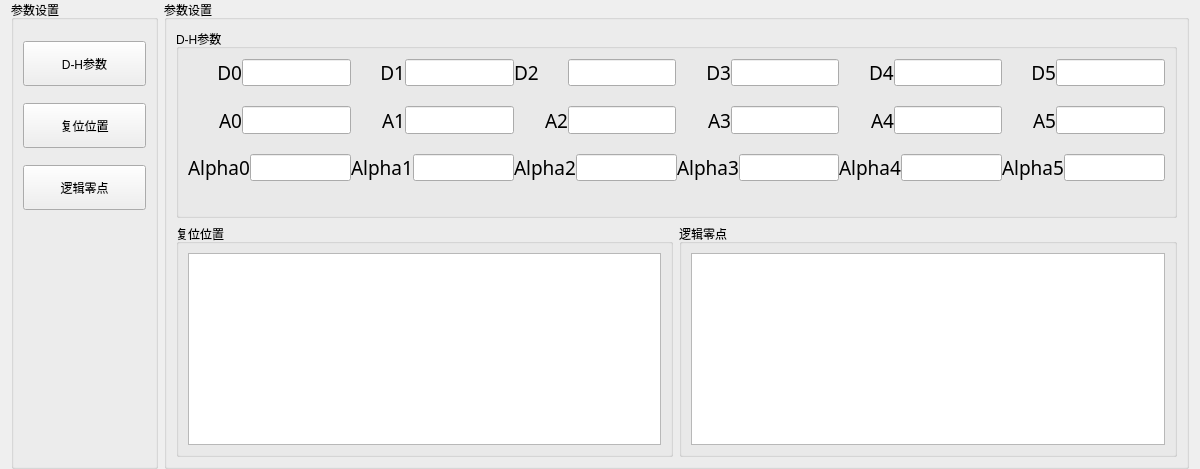
     <widget class="QWidget" name="paramPage">
      <layout class="QHBoxLayout" name="horizontalLayout_17" stretch="1,7">
       <property name="topMargin">
        <number>0</number>
       </property>
       <property name="bottomMargin">
        <number>0</number>
       </property>
       <item>
        <widget class="QGroupBox" name="groupBox_27">
         <property name="title">
          <string>参数设置</string>
         </property>
         <layout class="QVBoxLayout" name="verticalLayout_10" stretch="0,0,0,0">
          <property name="spacing">
           <number>17</number>
          </property>
          <property name="leftMargin">
           <number>9</number>
          </property>
          <property name="topMargin">
           <number>21</number>
          </property>
          <item>
           <widget class="QPushButton" name="pushButton_21">
            <property name="sizePolicy">
             <sizepolicy hsizetype="Minimum" vsizetype="Preferred">
              <horstretch>0</horstretch>
              <verstretch>0</verstretch>
             </sizepolicy>
            </property>
            <property name="minimumSize">
             <size>
              <width>3</width>
              <height>45</height>
             </size>
            </property>
            <property name="text">
             <string>D-H参数</string>
            </property>
           </widget>
          </item>
          <item>
           <widget class="QPushButton" name="pushButton_19">
            <property name="sizePolicy">
             <sizepolicy hsizetype="Minimum" vsizetype="Preferred">
              <horstretch>0</horstretch>
              <verstretch>0</verstretch>
             </sizepolicy>
            </property>
            <property name="minimumSize">
             <size>
              <width>0</width>
              <height>45</height>
             </size>
            </property>
            <property name="text">
             <string>复位位置</string>
            </property>
           </widget>
          </item>
          <item>
           <widget class="QPushButton" name="pushButton_29">
            <property name="sizePolicy">
             <sizepolicy hsizetype="Minimum" vsizetype="Preferred">
              <horstretch>0</horstretch>
              <verstretch>0</verstretch>
             </sizepolicy>
            </property>
            <property name="minimumSize">
             <size>
              <width>0</width>
              <height>45</height>
             </size>
            </property>
            <property name="text">
             <string>逻辑零点</string>
            </property>
           </widget>
          </item>
          <item>
           <spacer name="verticalSpacer">
            <property name="orientation">
             <enum>Qt::Vertical</enum>
            </property>
            <property name="sizeHint" stdset="0">
             <size>
              <width>20</width>
              <height>238</height>
             </size>
            </property>
           </spacer>
          </item>
         </layout>
        </widget>
       </item>
       <item>
        <widget class="QGroupBox" name="groupBox_28">
         <property name="title">
          <string>参数设置</string>
         </property>
         <layout class="QGridLayout" name="gridLayout_24">
          <property name="topMargin">
           <number>9</number>
          </property>
          <property name="bottomMargin">
           <number>9</number>
          </property>
          <property name="spacing">
           <number>6</number>
          </property>
          <item row="0" column="0" colspan="2">
           <widget class="QGroupBox" name="groupBox_29">
            <property name="title">
             <string>D-H参数</string>
            </property>
            <layout class="QVBoxLayout" name="verticalLayout_11" stretch="2,2,2,1">
             <property name="spacing">
              <number>0</number>
             </property>
             <property name="topMargin">
              <number>0</number>
             </property>
             <property name="bottomMargin">
              <number>0</number>
             </property>
             <item>
              <layout class="QHBoxLayout" name="horizontalLayout_18" stretch="1,2,1,2,1,2,1,2,1,2,1,2">
               <property name="topMargin">
                <number>10</number>
               </property>
               <property name="bottomMargin">
                <number>10</number>
               </property>
               <item>
                <widget class="QLabel" name="label_161">
                 <property name="minimumSize">
                  <size>
                   <width>0</width>
                   <height>0</height>
                  </size>
                 </property>
                 <property name="font">
                  <font>
                   <family>楷体</family>
                   <pointsize>14</pointsize>
                  </font>
                 </property>
                 <property name="layoutDirection">
                  <enum>Qt::RightToLeft</enum>
                 </property>
                 <property name="text">
                  <string>D0</string>
                 </property>
                 <property name="alignment">
                  <set>Qt::AlignRight|Qt::AlignTrailing|Qt::AlignVCenter</set>
                 </property>
                </widget>
               </item>
               <item>
                <widget class="QLineEdit" name="lineEdit_4">
                 <property name="sizePolicy">
                  <sizepolicy hsizetype="Expanding" vsizetype="Preferred">
                   <horstretch>0</horstretch>
                   <verstretch>0</verstretch>
                  </sizepolicy>
                 </property>
                </widget>
               </item>
               <item>
                <widget class="QLabel" name="label_162">
                 <property name="font">
                  <font>
                   <family>楷体</family>
                   <pointsize>14</pointsize>
                  </font>
                 </property>
                 <property name="styleSheet">
                  <string notr="true"/>
                 </property>
                 <property name="text">
                  <string>D1</string>
                 </property>
                 <property name="alignment">
                  <set>Qt::AlignRight|Qt::AlignTrailing|Qt::AlignVCenter</set>
                 </property>
                </widget>
               </item>
               <item>
                <widget class="QLineEdit" name="lineEdit_5">
                 <property name="sizePolicy">
                  <sizepolicy hsizetype="Expanding" vsizetype="Preferred">
                   <horstretch>0</horstretch>
                   <verstretch>0</verstretch>
                  </sizepolicy>
                 </property>
                </widget>
               </item>
               <item>
                <widget class="QLabel" name="label_163">
                 <property name="font">
                  <font>
                   <family>楷体</family>
                   <pointsize>14</pointsize>
                  </font>
                 </property>
                 <property name="layoutDirection">
                  <enum>Qt::LeftToRight</enum>
                 </property>
                 <property name="text">
                  <string>D2</string>
                 </property>
                </widget>
               </item>
               <item>
                <widget class="QLineEdit" name="lineEdit_6">
                 <property name="sizePolicy">
                  <sizepolicy hsizetype="Expanding" vsizetype="Preferred">
                   <horstretch>0</horstretch>
                   <verstretch>0</verstretch>
                  </sizepolicy>
                 </property>
                </widget>
               </item>
               <item>
                <widget class="QLabel" name="label_164">
                 <property name="font">
                  <font>
                   <family>楷体</family>
                   <pointsize>14</pointsize>
                  </font>
                 </property>
                 <property name="text">
                  <string>D3</string>
                 </property>
                 <property name="alignment">
                  <set>Qt::AlignRight|Qt::AlignTrailing|Qt::AlignVCenter</set>
                 </property>
                </widget>
               </item>
               <item>
                <widget class="QLineEdit" name="lineEdit_7">
                 <property name="sizePolicy">
                  <sizepolicy hsizetype="Expanding" vsizetype="Preferred">
                   <horstretch>0</horstretch>
                   <verstretch>0</verstretch>
                  </sizepolicy>
                 </property>
                </widget>
               </item>
               <item alignment="Qt::AlignRight">
                <widget class="QLabel" name="label_166">
                 <property name="font">
                  <font>
                   <family>楷体</family>
                   <pointsize>14</pointsize>
                  </font>
                 </property>
                 <property name="text">
                  <string>D4</string>
                 </property>
                </widget>
               </item>
               <item>
                <widget class="QLineEdit" name="lineEdit_9">
                 <property name="sizePolicy">
                  <sizepolicy hsizetype="Expanding" vsizetype="Preferred">
                   <horstretch>0</horstretch>
                   <verstretch>0</verstretch>
                  </sizepolicy>
                 </property>
                </widget>
               </item>
               <item>
                <widget class="QLabel" name="label_165">
                 <property name="font">
                  <font>
                   <family>楷体</family>
                   <pointsize>14</pointsize>
                   <weight>50</weight>
                   <bold>false</bold>
                  </font>
                 </property>
                 <property name="layoutDirection">
                  <enum>Qt::LeftToRight</enum>
                 </property>
                 <property name="text">
                  <string>D5</string>
                 </property>
                 <property name="alignment">
                  <set>Qt::AlignRight|Qt::AlignTrailing|Qt::AlignVCenter</set>
                 </property>
                </widget>
               </item>
               <item>
                <widget class="QLineEdit" name="lineEdit_8">
                 <property name="sizePolicy">
                  <sizepolicy hsizetype="Expanding" vsizetype="Preferred">
                   <horstretch>0</horstretch>
                   <verstretch>0</verstretch>
                  </sizepolicy>
                 </property>
                </widget>
               </item>
              </layout>
             </item>
             <item>
              <layout class="QHBoxLayout" name="horizontalLayout_19" stretch="1,2,1,2,1,2,1,2,1,2,1,2">
               <property name="topMargin">
                <number>10</number>
               </property>
               <property name="bottomMargin">
                <number>10</number>
               </property>
               <item alignment="Qt::AlignRight">
                <widget class="QLabel" name="label_167">
                 <property name="minimumSize">
                  <size>
                   <width>0</width>
                   <height>0</height>
                  </size>
                 </property>
                 <property name="font">
                  <font>
                   <family>楷体</family>
                   <pointsize>14</pointsize>
                  </font>
                 </property>
                 <property name="text">
                  <string>A0</string>
                 </property>
                </widget>
               </item>
               <item>
                <widget class="QLineEdit" name="lineEdit_10">
                 <property name="sizePolicy">
                  <sizepolicy hsizetype="Expanding" vsizetype="Preferred">
                   <horstretch>0</horstretch>
                   <verstretch>0</verstretch>
                  </sizepolicy>
                 </property>
                </widget>
               </item>
               <item alignment="Qt::AlignRight">
                <widget class="QLabel" name="label_168">
                 <property name="font">
                  <font>
                   <family>楷体</family>
                   <pointsize>14</pointsize>
                  </font>
                 </property>
                 <property name="text">
                  <string>A1</string>
                 </property>
                </widget>
               </item>
               <item>
                <widget class="QLineEdit" name="lineEdit_11">
                 <property name="sizePolicy">
                  <sizepolicy hsizetype="Expanding" vsizetype="Preferred">
                   <horstretch>0</horstretch>
                   <verstretch>0</verstretch>
                  </sizepolicy>
                 </property>
                </widget>
               </item>
               <item alignment="Qt::AlignRight">
                <widget class="QLabel" name="label_169">
                 <property name="font">
                  <font>
                   <family>楷体</family>
                   <pointsize>14</pointsize>
                  </font>
                 </property>
                 <property name="text">
                  <string>A2</string>
                 </property>
                </widget>
               </item>
               <item>
                <widget class="QLineEdit" name="lineEdit_12">
                 <property name="sizePolicy">
                  <sizepolicy hsizetype="Expanding" vsizetype="Preferred">
                   <horstretch>0</horstretch>
                   <verstretch>0</verstretch>
                  </sizepolicy>
                 </property>
                </widget>
               </item>
               <item alignment="Qt::AlignRight">
                <widget class="QLabel" name="label_170">
                 <property name="font">
                  <font>
                   <family>楷体</family>
                   <pointsize>14</pointsize>
                  </font>
                 </property>
                 <property name="text">
                  <string>A3</string>
                 </property>
                </widget>
               </item>
               <item>
                <widget class="QLineEdit" name="lineEdit_13">
                 <property name="sizePolicy">
                  <sizepolicy hsizetype="Expanding" vsizetype="Preferred">
                   <horstretch>0</horstretch>
                   <verstretch>0</verstretch>
                  </sizepolicy>
                 </property>
                </widget>
               </item>
               <item alignment="Qt::AlignRight">
                <widget class="QLabel" name="label_171">
                 <property name="font">
                  <font>
                   <family>楷体</family>
                   <pointsize>14</pointsize>
                  </font>
                 </property>
                 <property name="text">
                  <string>A4</string>
                 </property>
                </widget>
               </item>
               <item>
                <widget class="QLineEdit" name="lineEdit_14">
                 <property name="sizePolicy">
                  <sizepolicy hsizetype="Expanding" vsizetype="Preferred">
                   <horstretch>0</horstretch>
                   <verstretch>0</verstretch>
                  </sizepolicy>
                 </property>
                </widget>
               </item>
               <item alignment="Qt::AlignRight">
                <widget class="QLabel" name="label_172">
                 <property name="font">
                  <font>
                   <family>楷体</family>
                   <pointsize>14</pointsize>
                  </font>
                 </property>
                 <property name="text">
                  <string>A5</string>
                 </property>
                </widget>
               </item>
               <item>
                <widget class="QLineEdit" name="lineEdit_15">
                 <property name="sizePolicy">
                  <sizepolicy hsizetype="Expanding" vsizetype="Preferred">
                   <horstretch>0</horstretch>
                   <verstretch>0</verstretch>
                  </sizepolicy>
                 </property>
                </widget>
               </item>
              </layout>
             </item>
             <item>
              <layout class="QHBoxLayout" name="horizontalLayout_20">
               <property name="topMargin">
                <number>10</number>
               </property>
               <property name="bottomMargin">
                <number>10</number>
               </property>
               <item>
                <widget class="QLabel" name="label_173">
                 <property name="font">
                  <font>
                   <family>楷体</family>
                   <pointsize>14</pointsize>
                  </font>
                 </property>
                 <property name="text">
                  <string>Alpha0</string>
                 </property>
                </widget>
               </item>
               <item>
                <widget class="QLineEdit" name="lineEdit_16">
                 <property name="sizePolicy">
                  <sizepolicy hsizetype="Expanding" vsizetype="Preferred">
                   <horstretch>0</horstretch>
                   <verstretch>0</verstretch>
                  </sizepolicy>
                 </property>
                </widget>
               </item>
               <item>
                <widget class="QLabel" name="label_178">
                 <property name="font">
                  <font>
                   <family>楷体</family>
                   <pointsize>14</pointsize>
                  </font>
                 </property>
                 <property name="text">
                  <string>Alpha1</string>
                 </property>
                </widget>
               </item>
               <item>
                <widget class="QLineEdit" name="lineEdit_21">
                 <property name="sizePolicy">
                  <sizepolicy hsizetype="Expanding" vsizetype="Preferred">
                   <horstretch>0</horstretch>
                   <verstretch>0</verstretch>
                  </sizepolicy>
                 </property>
                </widget>
               </item>
               <item>
                <widget class="QLabel" name="label_174">
                 <property name="font">
                  <font>
                   <family>楷体</family>
                   <pointsize>14</pointsize>
                  </font>
                 </property>
                 <property name="text">
                  <string>Alpha2</string>
                 </property>
                </widget>
               </item>
               <item>
                <widget class="QLineEdit" name="lineEdit_17">
                 <property name="sizePolicy">
                  <sizepolicy hsizetype="Expanding" vsizetype="Preferred">
                   <horstretch>0</horstretch>
                   <verstretch>0</verstretch>
                  </sizepolicy>
                 </property>
                </widget>
               </item>
               <item>
                <widget class="QLabel" name="label_175">
                 <property name="font">
                  <font>
                   <family>楷体</family>
                   <pointsize>14</pointsize>
                  </font>
                 </property>
                 <property name="text">
                  <string>Alpha3</string>
                 </property>
                </widget>
               </item>
               <item>
                <widget class="QLineEdit" name="lineEdit_20">
                 <property name="sizePolicy">
                  <sizepolicy hsizetype="Expanding" vsizetype="Preferred">
                   <horstretch>0</horstretch>
                   <verstretch>0</verstretch>
                  </sizepolicy>
                 </property>
                </widget>
               </item>
               <item>
                <widget class="QLabel" name="label_177">
                 <property name="font">
                  <font>
                   <family>楷体</family>
                   <pointsize>14</pointsize>
                  </font>
                 </property>
                 <property name="text">
                  <string>Alpha4</string>
                 </property>
                </widget>
               </item>
               <item>
                <widget class="QLineEdit" name="lineEdit_18">
                 <property name="sizePolicy">
                  <sizepolicy hsizetype="Expanding" vsizetype="Preferred">
                   <horstretch>0</horstretch>
                   <verstretch>0</verstretch>
                  </sizepolicy>
                 </property>
                </widget>
               </item>
               <item>
                <widget class="QLabel" name="label_176">
                 <property name="font">
                  <font>
                   <family>楷体</family>
                   <pointsize>14</pointsize>
                  </font>
                 </property>
                 <property name="text">
                  <string>Alpha5</string>
                 </property>
                </widget>
               </item>
               <item>
                <widget class="QLineEdit" name="lineEdit_19">
                 <property name="sizePolicy">
                  <sizepolicy hsizetype="Expanding" vsizetype="Preferred">
                   <horstretch>0</horstretch>
                   <verstretch>0</verstretch>
                  </sizepolicy>
                 </property>
                </widget>
               </item>
              </layout>
             </item>
             <item>
              <spacer name="verticalSpacer_2">
               <property name="orientation">
                <enum>Qt::Vertical</enum>
               </property>
               <property name="sizeHint" stdset="0">
                <size>
                 <width>20</width>
                 <height>25</height>
                </size>
               </property>
              </spacer>
             </item>
            </layout>
           </widget>
          </item>
          <item row="1" column="0">
           <widget class="QGroupBox" name="groupBox_30">
            <property name="title">
             <string>复位位置</string>
            </property>
            <layout class="QGridLayout" name="gridLayout_26">
             <item row="0" column="0">
              <widget class="QTextBrowser" name="textBrowser"/>
             </item>
            </layout>
           </widget>
          </item>
          <item row="1" column="1">
           <widget class="QGroupBox" name="groupBox_31">
            <property name="title">
             <string>逻辑零点</string>
            </property>
            <layout class="QGridLayout" name="gridLayout_27">
             <item row="0" column="0">
              <widget class="QTextBrowser" name="textBrowser_2"/>
             </item>
            </layout>
           </widget>
          </item>
         </layout>
        </widget>
       </item>
      </layout>
     </widget>
